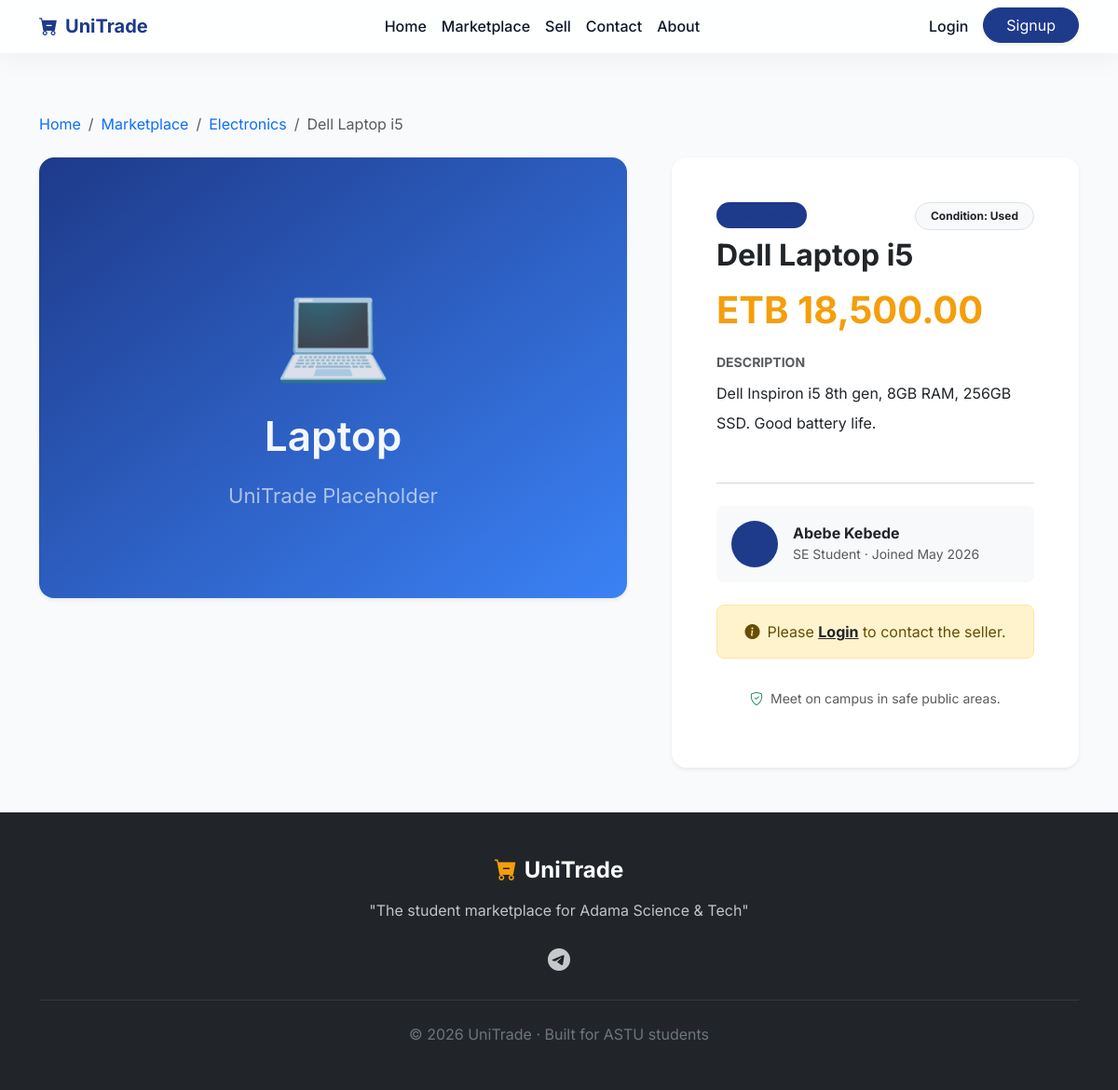
Page /item.php?id=1 on the committed database.
### tables this page shows
CREATE TABLE `items` (
  `id` int(11) NOT NULL AUTO_INCREMENT,
  `user_id` int(11) NOT NULL,
  `category_id` int(11) NOT NULL,
  `title` varchar(255) NOT NULL,
  `description` text NOT NULL,
  `price` decimal(10,2) NOT NULL,
  `condition_type` varchar(50) NOT NULL,
  `status` enum('pending','approved','rejected') DEFAULT 'pending',
  `image` varchar(255) NOT NULL,
  `created_at` timestamp DEFAULT current_timestamp(),
  PRIMARY KEY (`id`),
  KEY `user_id` (`user_id`),
  KEY `category_id` (`category_id`),
  CONSTRAINT `items_ibfk_1` FOREIGN KEY (`user_id`) REFERENCES `users` (`id`) ON DELETE CASCADE,
  CONSTRAINT `items_ibfk_2` FOREIGN KEY (`category_id`) REFERENCES `categories` (`id`) ON DELETE CASCADE
);

CREATE TABLE `categories` (
  `id` int(11) NOT NULL AUTO_INCREMENT,
  `name` varchar(100) NOT NULL,
  `description` text DEFAULT NULL,
  `icon` varchar(50) DEFAULT NULL,
  `image` varchar(255) DEFAULT NULL,
  PRIMARY KEY (`id`)
);

CREATE TABLE `users` (
  `id` int(11) NOT NULL AUTO_INCREMENT,
  `full_name` varchar(255) NOT NULL,
  `email` varchar(255) NOT NULL,
  `password` varchar(255) NOT NULL,
  `telegram_username` varchar(100) NOT NULL,
  `phone` varchar(20) NOT NULL,
  `department` varchar(100) NOT NULL,
  `ugr_id` varchar(50) NOT NULL,
  `profile_image` varchar(255) DEFAULT 'default.png',
  `role` enum('student','admin') DEFAULT 'student',
  `is_verified` tinyint(1) DEFAULT 0,
  `created_at` timestamp DEFAULT current_timestamp(),
  PRIMARY KEY (`id`),
  UNIQUE KEY `email` (`email`)
);

### includes/auth.php (called while the page is built, shortened)
<?php
function isLoggedIn() {
    return isset($_SESSION['user_id']);
}
?>

### item.php (the view, shortened to what this page needs)
<?php
require_once 'includes/db.php';
require_once 'includes/header.php';
$stmt = $pdo->prepare("SELECT i.*, c.name as category_name, u.full_name as seller_name, u.telegram_username, u.department, u.created_at as joined_date
                       FROM items i
                       JOIN categories c ON i.category_id = c.id
                       JOIN users u ON i.user_id = u.id
                       WHERE i.id = ? AND i.status = 'approved'");
$stmt->execute([$_GET['id']]);
$item = $stmt->fetch();
$telegramLink = $item['telegram_username'];
if (strpos($telegramLink, '@') === 0) {
    $telegramLink = 'https://t.me/' . substr($telegramLink, 1);
} else {
    $telegramLink = 'https://t.me/' . $telegramLink;
}
?>
<div class="container py-5 mt-3">
    <nav aria-label="breadcrumb" class="mb-4">
        <ol class="breadcrumb">
            <li class="breadcrumb-item"><a href="index.php" class="text-decoration-none">Home</a></li>
            <li class="breadcrumb-item"><a href="marketplace.php" class="text-decoration-none">Marketplace</a></li>
            <li class="breadcrumb-item"><a href="marketplace.php?category=<?= $item['category_id'] ?>" class="text-decoration-none"><?= htmlspecialchars($item['category_name']) ?></a></li>
            <li class="breadcrumb-item active" aria-current="page"><?= htmlspecialchars($item['title']) ?></li>
        </ol>
    </nav>
    <div class="row g-5">
        <div class="col-md-7">
            <div class="card border-0 rounded-4 overflow-hidden shadow-sm">
                <img src="uploads/<?= htmlspecialchars($item['image']) ?>" class="img-fluid w-100" style="object-fit: cover; max-height: 500px;" alt="<?= htmlspecialchars($item['title']) ?>" onerror="this.src='https://via.placeholder.com/800x600?text=No+Image'">
            </div>
        </div>
        <div class="col-md-5">
            <div class="card glass-card border-0 p-4 p-md-5 h-100 shadow-sm">
                <div class="d-flex justify-content-between align-items-start mb-2">
                    <span class="badge bg-primary bg-opacity-10 text-primary px-3 py-2 rounded-pill fw-semibold">
                    </span>
                    <span class="badge bg-light text-dark border px-3 py-2 rounded-pill">
                        Condition: <?= htmlspecialchars($item['condition_type']) ?>
                    </span>
                </div>
                <h2 class="fw-bold mb-3"><?= htmlspecialchars($item['title']) ?></h2>
                <h1 class="text-accent fw-bold mb-4">ETB <?= number_format($item['price'], 2) ?></h1>
                <div class="mb-4">
                    <h6 class="fw-bold text-uppercase small text-muted">Description</h6>
                    <p class="mb-0 lh-lg"><?= nl2br(htmlspecialchars($item['description'])) ?></p>
                </div>
                <hr class="text-muted my-4">
                <div class="d-flex align-items-center mb-4 p-3 bg-light rounded-3">
                    <div class="bg-primary bg-opacity-10 rounded-circle d-flex align-items-center justify-content-center me-3" style="width: 50px; height: 50px;">
                        <i class="bi bi-person-fill text-primary fs-3"></i>
                    </div>
                    <div>
                        <h6 class="fw-bold mb-0"><?= htmlspecialchars($item['seller_name']) ?></h6>
                        <small class="text-muted"><?= htmlspecialchars($item['department']) ?> Student &middot; Joined <?= date('M Y', strtotime($item['joined_date'])) ?></small>
                    </div>
                </div>
                <?php if (isLoggedIn()): ?>
                    <a href="<?= $telegramLink ?>" target="_blank" class="btn btn-primary btn-lg w-100 rounded-pill shadow-sm d-flex align-items-center justify-content-center">
                        <i class="bi bi-telegram fs-5 me-2"></i> Contact on Telegram
                    </a>
                <?php else: ?>
                    <div class="alert alert-warning text-center rounded-3">
                        <i class="bi bi-info-circle-fill me-2"></i>Please <a href="login.php" class="fw-bold text-dark">Login</a> to contact the seller.
                    </div>
                <?php endif; ?>
                <p class="text-center text-muted small mt-3">
                    <i class="bi bi-shield-check text-success me-1"></i> Meet on campus in safe public areas.
                </p>
            </div>
        </div>
    </div>
</div>
<?php require_once 'includes/footer.php'; ?>

### css/style.css (style rules this page uses)
:root { --primary-color: #1E3A8A; --accent-color: #F59E0B; --bg-color: #F8FAFC; --text-color: #0F172A; --white: #FFFFFF; }
body { font-family: 'Inter', sans-serif; background-color: var(--bg-color); color: var(--text-color); display: flex; flex-direction: column; min-height: 100vh; }
.text-primary { color: var(--primary-color) !important; }
.bg-primary { background-color: var(--primary-color) !important; }
.text-accent { color: var(--accent-color) !important; }
.glass-card { background: rgba(255, 255, 255, 0.9); backdrop-filter: blur(10px); border: 1px solid rgba(255, 255, 255, 0.5); border-radius: 16px; box-shadow: 0 10px 30px rgba(0, 0, 0, 0.08); }

### rows in the picture
items: category.name "Electronics", title "Dell Laptop i5", image (placeholder picture), condition_type "Used", price "18,500.00", description "Dell Inspiron i5 8th gen, 8GB RAM, 256GB SSD. Good battery life.", user.full_name "Abebe Kebede", user.department "SE", user.created_at "May 2026"
